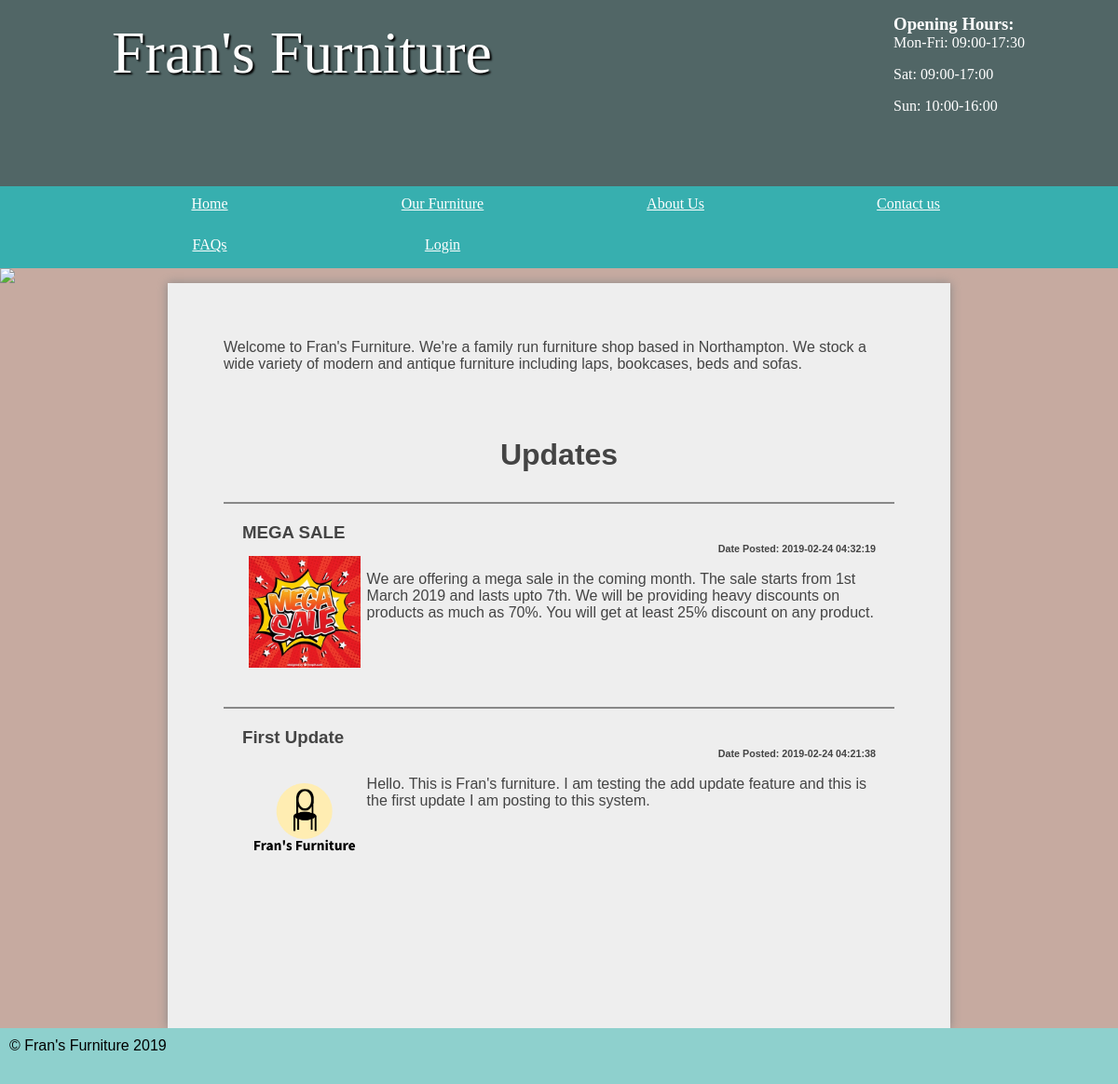
The app's page /Assignment/public/ with its own data.
### tables this page shows
CREATE TABLE `updates` (
  `update_id` int(5) NOT NULL,
  `date_posted` datetime NOT NULL,
  `title` varchar(255) NOT NULL,
  `description` text NOT NULL,
  `image` varchar(255) NOT NULL
);

### Assignment/functions/functions.php (called while the page is built, shortened)
<?php
  function loadTemplate($fileName, $templateVars) {
    extract($templateVars);
    require $fileName;
    $contents = ob_get_clean();
    return $contents;
  }
?>

### Assignment/controllers/UsersHome.php (called while the page is built, shortened)
<?php
  class UsersHome extends Controller{
    public function index(){
      $updateClass = new DatabaseTable('updates');
      $allUpdates = $updateClass->findAllSorted('date_posted');
      $fileName = '../views/users/userhome/userHomeContent.php';
      $content = loadTemplate($fileName, ['allUpdates'=>$allUpdates]);
    }
  }
?>

### Assignment/core/App.php (called while the page is built, shortened)
<?php
  class App{
    private $method = 'index';
    public function __construct(){
      $link = $this->getProperUrl();
      $this->controller = new $this->controller;
      $this->parameterArray = $link ? array_values($link) : [];
      call_user_func_array([$this->controller, $this->method], $this->parameterArray);
    }
  }
 ?>

### Assignment/public/index.php (called while the page is built, shortened)
<?php
  require_once '../dbconnect/dbconnect.php';
  require_once '../models/databasetable.php';
  require_once '../functions/functions.php';
  $application = new App;
?>

### Assignment/models/databasetable.php (called while the page is built, shortened)
<?php
class DatabaseTable{
	public $table;
	function __construct($table){
		$this->table = $table;
	}
	function findAllSorted($key, $order = 'DESC'){
		global $pdo;
		$stmt = $pdo->prepare('SELECT * FROM ' . $this->table . ' ORDER BY '.$key.' '.$order);
		$stmt->execute();
		return $stmt;
	}
}

### Assignment/views/users/userhome/userHomeContent.php (the view, shortened to what this page needs)
<main class = "home">
  <p>Welcome to Fran's Furniture. We're a family run furniture shop based in Northampton.
     We stock a wide variety of modern and antique furniture including laps, bookcases, beds and sofas.</p>
  <br>
  <br>
  <br>
<h2 style = "text-align: center;">Updates</h2>
<ul class = "furniture">
  <?php
  foreach ($allUpdates as $update){
    echo'<li>';
        echo '<h3>'.$update['title'].'</h3>';
        $image_name = $_SERVER['DOCUMENT_ROOT'] . '/Assignment/public/images/updates/' . $update['image'];
        if(file_exists($image_name)){
          echo '<img src = "/Assignment/public/images/updates/'.$update['image'].'">';
        }
        echo '<h6 style = "text-align: right;"> Date Posted: '.$update['date_posted'].'</h6>';
        echo '<br>';
        echo '<p>'.$update['description'].'</p>';
        echo '<br><br>';
    echo'</li>';
  }
?>
</ul>
</main>

### Assignment/public/css/styles.css (style rules this page uses)
* { margin: 0; padding: 0; }
html { font-family: 'Oxygen-Regular', verdana, sans-serif; }
body { background-color: #C6AAA0; }
main { min-height: 85vh; background-color: #eee; width: 70vw; display: block; margin: auto; box-shadow: 0px 0px 10px #888; color:#444; }
main h2 { font-size:2em; }
.home { padding: 5vw; width: 60vw; }
p, li, h2 { margin-bottom: 1em; }
.furniture li { border-top: 2px solid #888; padding: 20px; overflow: auto; }
.furniture li .noimage, .furniture li img { width: 120px; margin: 1%; margin-top: 2%; min-height: 50px; float: left; }
main img { display: block; }

### records on screen
updates: title "MEGA SALE", image (picture), date_posted "2019-02-24 04:32:19", description "We are offering a mega sale in the coming month. The sale starts from 1st March 2019 and lasts upto 7th. We will be providing heavy discounts on products as much as 70%. You will get at least 25% discount on any product."
updates: title "First Update", image (picture), date_posted "2019-02-24 04:21:38", description "Hello. This is Fran's furniture. I am testing the add update feature and this is the first update I am posting to this system."
